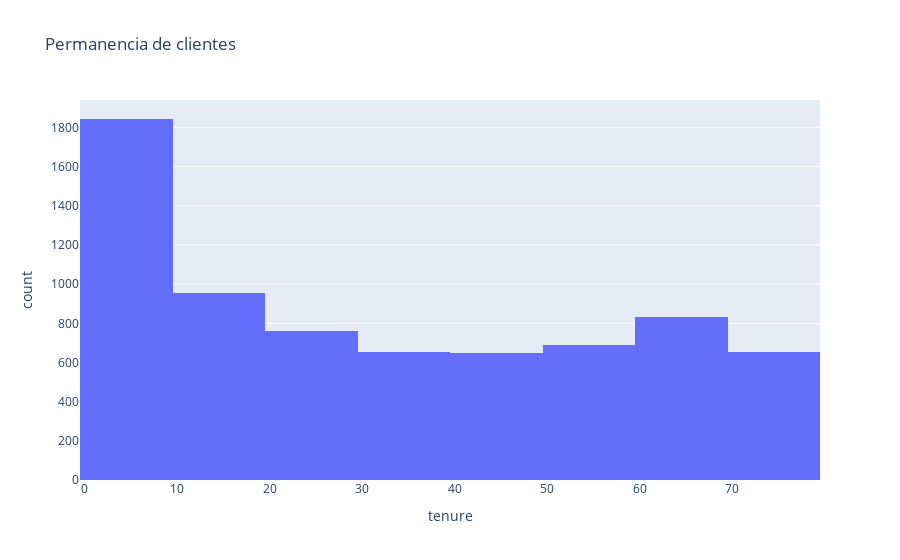

This figure's notebook cell:
### Code cell
fig = px.histogram(df, x='tenure', nbins=10, title='Permanencia de clientes')
# Mostrar la figura
fig.show()

### Figure 1 — Plotly figure (JSON) as saved in the notebook; plotly's stock layout.template omitted (floating-point values rounded to 4 significant figures; data arrays with more than 128 entries replaced by an {"elided": "..."} marker saying what was removed)
{"data": [{"alignmentgroup": "True", "bingroup": "x", "hovertemplate": "tenure=%{x}<br>count=%{y}<extra></extra>", "legendgroup": "", "marker": {"color": "#636efa", "pattern": {"shape": ""}}, "name": "", "nbinsx": 10, "offsetgroup": "", "orientation": "v", "showlegend": false, "type": "histogram", "x": {"elided": "7032 int values"}, "xaxis": "x", "yaxis": "y"}], "layout": {"barmode": "relative", "legend": {"tracegroupgap": 0}, "title": {"text": "Permanencia de clientes"}, "xaxis": {"anchor": "y", "domain": [0, 1], "title": {"text": "tenure"}}, "yaxis": {"anchor": "x", "domain": [0, 1], "title": {"text": "count"}}}}
